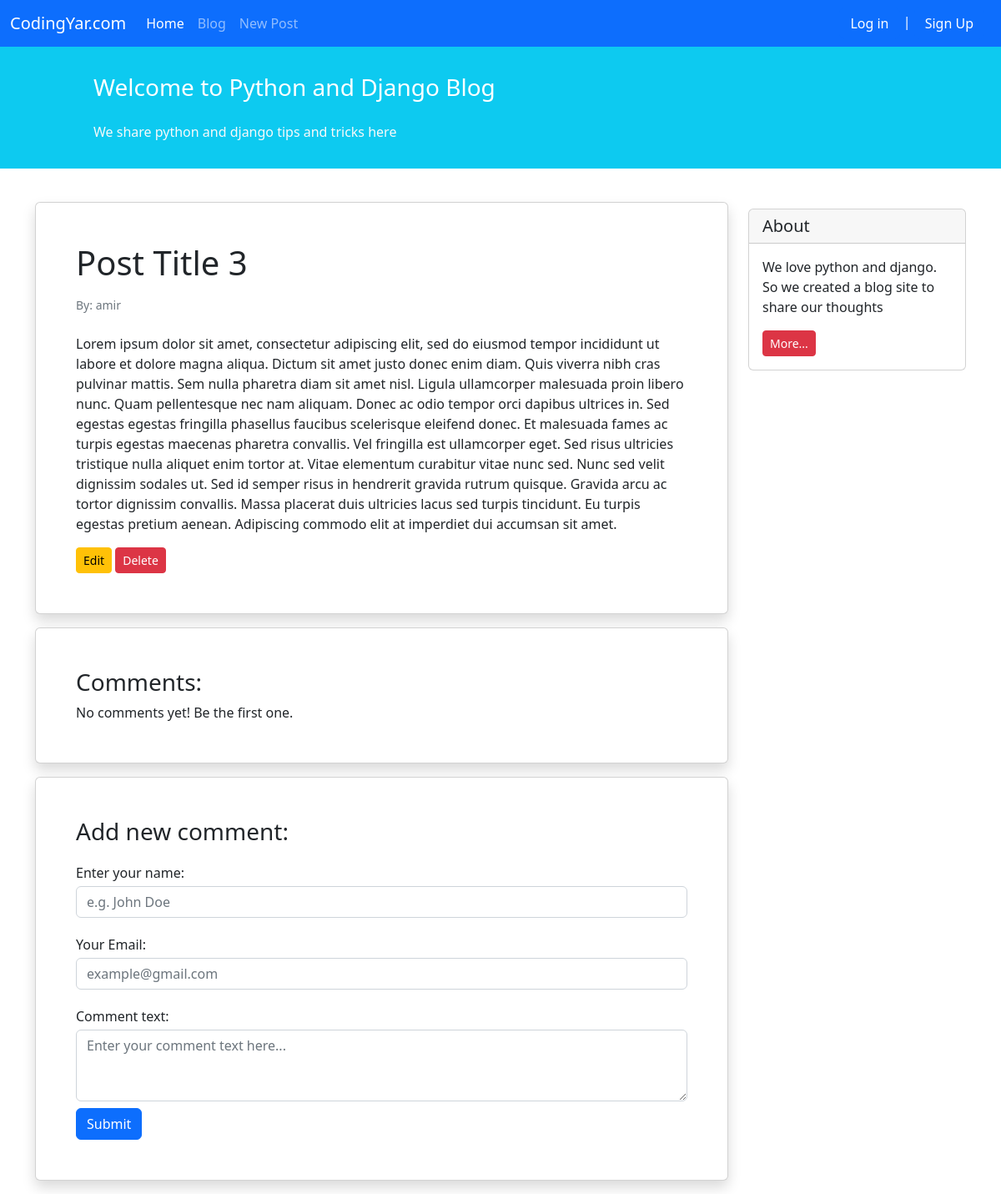
Page /blog/3/ on the committed database.
### blog/models.py (models this page shows, shortened)
class Post(models.Model):
    STATUS_CHOICES = (
        ('pub', 'Published'),
        ('drf', 'Draft'),
    )
    title = models.CharField(max_length=100)
    text = models.TextField()
    author = models.ForeignKey('auth.User', on_delete=models.CASCADE)
    datetime_created = models.DateTimeField(auto_now_add=True)
    datetime_modified = models.DateTimeField(auto_now=True)
    status = models.CharField(max_length=3, choices=STATUS_CHOICES)

### blog/views.py (the view)
# urls.py: path('<int:pk>/', views.PostDetailView.as_view(), name='post_detail'),
class PostDetailView(generic.DetailView):
    model = Post
    template_name = 'blog/post_detail.html'
    context_object_name = 'post'

### blog/templates/blog/post_detail.html (shortened to what this page needs)
{% extends '_base.html' %}
{% block content %}
    <div class="container mt-4">
        <div class="row">
            <div class="col-9">
                <div class="card shadow my-3 p-5">
                    <h1>{{ post.title }}</h1>
                    <p class="small text-muted mt-2">By: {{ post.author }}</p>
                    <p class="mt-2">{{ post.text }}</p>
                    <div>
                        <a href="{% url 'post_update' post.id %}" class="btn btn-sm btn-warning">Edit</a>
                        <a href="{% url 'post_delete' post.id %}" class="btn btn-sm btn-danger">Delete</a>
                    </div>
                </div>
                <div class="card shadow my-3 p-5">
                    <h3>Comments:</h3>
                        No comments yet! Be the first one.
                </div>
                <div class="card shadow my-3 p-5">
                    <h3>Add new comment:</h3>
                    <form method="POST">
                        <div class="form-group py-2">
                            <label class="py-1" for="author_name">Enter your name:</label>
                            <input type="text" class="form-control" placeholder="e.g. John Doe" name="author_name">
                        </div>
                        <div class="form-group py-2">
                            <label class="py-1" for="email">Your Email:</label>
                            <input type="email" class="form-control" placeholder="example@gmail.com" name="email">
                        </div>
                        <div class="form-group py-2">
                            <label class="py-1" for="comment_text">Comment text:</label>
                            <textarea class="form-control" name="text" rows="3" placeholder="Enter your comment text here..."></textarea>
                        </div>
                        <button type="submit" class="btn btn-primary">Submit</button>
                    </form>
                </div>
            </div>
            <div class="col-3">
                    <div class="card my-4">
                        <h5 class="card-header">About</h5>
                        <div class="card-body">
                            <p class="card-text">We love python and django. So we created a blog site to share our
                                thoughts</p>
                            <a href="#"
                            class="btn btn-sm btn-danger">
                                More...
                            </a>
                        </div>
                    </div>
            </div>
        </div>
    </div>
{% endblock %}

### rows in the picture
Post: title "Post Title 3", author "amir", text "Lorem ipsum dolor sit amet, consectetur adipiscing elit, sed do eiusmod tempor incididunt ut labore et dolore magna aliqua. Dictum sit amet justo donec enim diam. Quis viverra nibh cras pulvinar mattis. Sem nulla pharetra diam sit amet nisl. Ligula ullamcorper malesuada proin libero nunc. Quam pellentesque nec nam aliquam. Donec ac odio tempor orci dapibus ultrices in. Sed egestas egestas fringilla phasellus faucibus scelerisque eleifend donec. Et malesuada fames ac turpis egestas maecenas pharetra convallis. Vel fringilla est ullamcorper eget. Sed risus ultricies tristique nulla aliquet enim tortor at. Vitae elementum curabitur vitae nunc sed. Nunc sed velit dignissim sodales ut. Sed id…"
